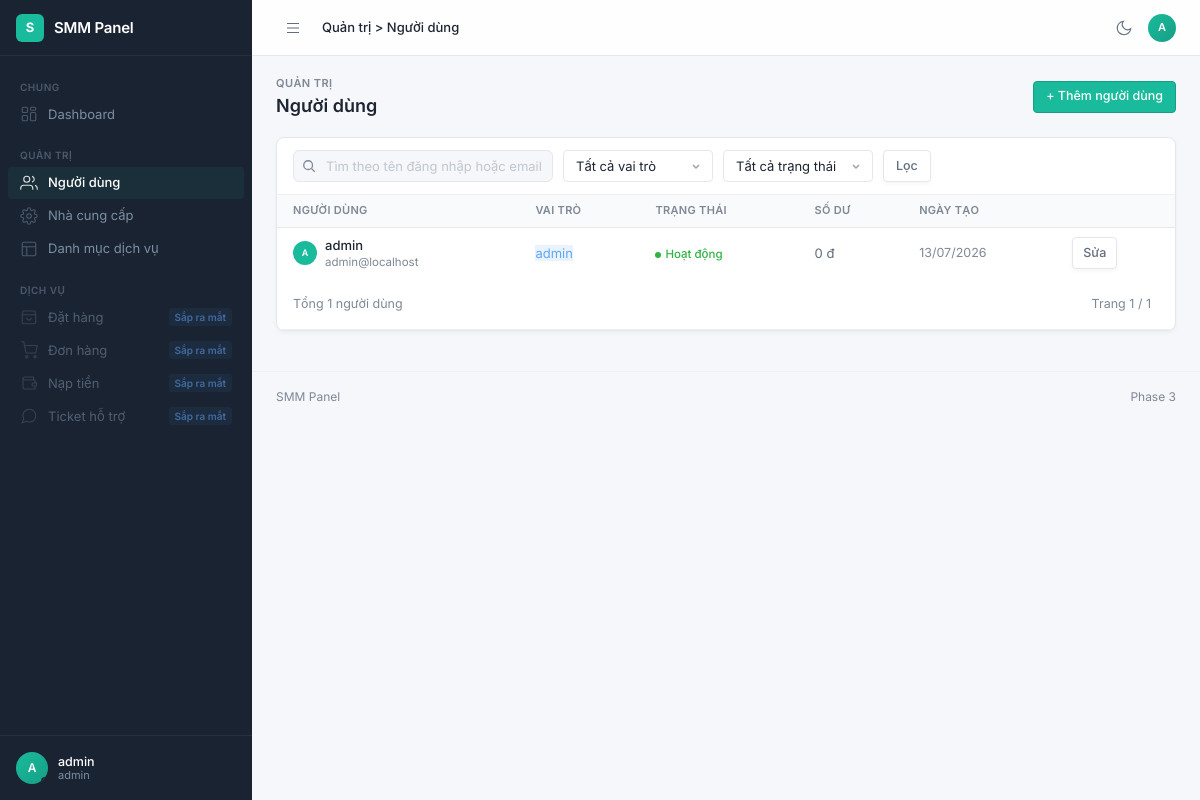
Page /admin/users (signed in) on the committed database.
### app/modules/auth/models.py (models this page shows)
class User(Base):
    __tablename__ = "users"
    __table_args__ = (
        Index("ix_users_username", "username", unique=True),
        Index("ix_users_email", "email", unique=True),
        Index("ix_users_role", "role"),
    )
    id: Mapped[int] = mapped_column(Integer, primary_key=True, autoincrement=True)
    username: Mapped[str] = mapped_column(String(50), nullable=False)
    email: Mapped[str] = mapped_column(String(255), nullable=False)
    password_hash: Mapped[str] = mapped_column(String(255), nullable=False)
    role: Mapped[UserRole] = mapped_column(Enum(UserRole), nullable=False, default=UserRole.CLIENT)
    balance: Mapped[float] = mapped_column(default=0.0, nullable=False)
    is_active: Mapped[bool] = mapped_column(Boolean, default=True, nullable=False)
    api_key: Mapped[str | None] = mapped_column(String(64), unique=True, nullable=True)
    created_at: Mapped[datetime] = mapped_column(DateTime(timezone=True), default=_utcnow, nullable=False)
    updated_at: Mapped[datetime] = mapped_column(
        DateTime(timezone=True), default=_utcnow, onupdate=_utcnow, nullable=False
    )
    remember_tokens: Mapped[list["RememberToken"]] = relationship(
        back_populates="user", cascade="all, delete-orphan"
    )

### app/modules/users/routes.py (the view)
@router.get("")
def list_users(
    request: Request,
    q: str = Query(default=""),
    role: str = Query(default=""),
    status_filter: str = Query(default="", alias="status"),
    page: int = Query(default=1, ge=1),
    current_user: User = Depends(require_admin),
    db: Session = Depends(get_db),
):
    service = UsersService(db)
    role = sanitize_role_filter(role)
    status_filter = sanitize_status_filter(status_filter)
    items, current_page, total_pages, total = service.list_users(q, role, status_filter, page)
    return templates.TemplateResponse(
        request,
        "users/list.html",
        {
            "user": current_user,
            "active_page": "users",
            "breadcrumb": "Quản trị > Người dùng",
            "items": items,
            "q": q,
            "role": role,
            "status_filter": status_filter,
            "page": current_page,
            "total_pages": total_pages,
            "total": total,
            "roles": list(UserRole),
            "error": request.query_params.get("error"),
        },
    )

### app/templates/users/list.html (shortened to what this page needs)
{% extends "layout_app.html" %}
{% block page_pretitle %}Quản trị{% endblock %}
{% block page_title %}Người dùng{% endblock %}
{% block page_actions %}
<a href="/admin/users/new" class="btn btn-primary">+ Thêm người dùng</a>
{% endblock %}
{% block page_content %}
<div class="card">
  <div class="card-header" style="gap:12px;flex-wrap:wrap">
    <form method="get" action="/admin/users" style="display:flex;gap:10px;flex-wrap:wrap;width:100%">
      <div class="search-box" style="width:260px">
        <svg class="s-icon" viewBox="0 0 16 16" fill="none" stroke="currentColor" stroke-width="1.5"><circle cx="7" cy="7" r="5"/><path d="M11 11l3.5 3.5"/></svg>
        <input type="text" name="q" value="{{ q }}" placeholder="Tìm theo tên đăng nhập hoặc email…" aria-label="Tìm kiếm">
      </div>
      <select class="form-control" name="role" style="width:150px;height:32px" aria-label="Lọc theo vai trò" onchange="this.form.submit()">
        <option value="">Tất cả vai trò</option>
      </select>
      <select class="form-control" name="status" style="width:150px;height:32px" aria-label="Lọc theo trạng thái" onchange="this.form.submit()">
        <option value="">Tất cả trạng thái</option>
      </select>
      <button type="submit" class="btn btn-outline">Lọc</button>
    </form>
  </div>
  <div class="card-body p-0">
    <div class="table-responsive">
      <table class="table">
        <thead>
          <tr>
            <th>Người dùng</th>
            <th>Vai trò</th>
            <th>Trạng thái</th>
            <th>Số dư</th>
            <th>Ngày tạo</th>
            <th data-orderable="false"></th>
          </tr>
        </thead>
        <tbody>
          {% for u in items %}
          <tr>
            <td>
              <div class="cell-customer">
                <div class="cell-avatar" style="background:var(--primary);color:white">{{ u.username[0]|upper }}</div>
                <div>
                  <div class="cell-strong">{{ u.username }}</div>
                  <div style="font-size:11.5px;color:var(--text-muted)">{{ u.email }}</div>
                </div>
              </div>
            </td>
            <td><span class="badge badge-blue">{{ u.role.value }}</span></td>
            <td>
              {% if u.is_active %}
              <span class="status status-green">Hoạt động</span>
              {% else %}
              <span class="status status-red">Vô hiệu hóa</span>
              {% endif %}
            </td>
            <td>{{ "{:,.0f}".format(u.balance) }} đ</td>
            <td style="font-size:12.5px;color:var(--text-muted)">{{ u.created_at.strftime("%d/%m/%Y") }}</td>
            <td style="white-space:nowrap">
              <a href="/admin/users/{{ u.id }}/edit" class="btn btn-outline" style="padding:4px 10px;font-size:12.5px">Sửa</a>
            </td>
          </tr>
          {% else %}
          <tr>
            <td colspan="6" style="text-align:center;color:var(--text-muted);padding:24px">Không tìm thấy người dùng nào.</td>
          </tr>
          {% endfor %}
        </tbody>
      </table>
    </div>
  </div>
  <div class="card-header" style="justify-content:space-between">
    <span style="font-size:12.5px;color:var(--text-muted)">Tổng {{ total }} người dùng</span>
    <div style="display:flex;gap:6px">
      <span style="font-size:12.5px;color:var(--text-muted);padding:4px 8px">Trang {{ page }} / {{ total_pages }}</span>
    </div>
  </div>
</div>
{% endblock %}

### app/templates/partials/sidebar.html (shortened to what this page needs)
{% set role = user.role.value %}
<aside class="sidebar" aria-label="Điều hướng chính">
  <div class="sidebar-brand">
    <div class="brand-icon">S</div>
    <div class="brand-name">SMM Panel</div>
  </div>
  <nav class="sidebar-nav">
    <div class="nav-group">
      <div class="nav-label">Chung</div>
      <a class="nav-link{% if active_page == 'dashboard' %} active{% endif %}" href="/dashboard"{% if active_page == 'dashboard' %} aria-current="page"{% endif %}>
        <span class="nav-text">Dashboard</span>
      </a>
    </div>
    {% if role == "admin" %}
    <div class="nav-group">
      <div class="nav-label">Quản trị</div>
      <a class="nav-link{% if active_page == 'users' %} active{% endif %}" href="/admin/users"{% if active_page == 'users' %} aria-current="page"{% endif %}>
        <svg class="icon" width="18" height="18" viewBox="0 0 24 24" fill="none" stroke="currentColor" stroke-width="1.5"><path d="M17 21v-2a4 4 0 00-4-4H5a4 4 0 00-4 4v2"/><circle cx="9" cy="7" r="4"/><path d="M23 21v-2a4 4 0 00-3-3.87"/><path d="M16 3.13a4 4 0 010 7.75"/></svg>
        <span class="nav-text">Người dùng</span>
      </a>
      <a class="nav-link{% if active_page == 'providers' %} active{% endif %}" href="/admin/providers"{% if active_page == 'providers' %} aria-current="page"{% endif %}>
        <span class="nav-text">Nhà cung cấp</span>
      </a>
      <a class="nav-link{% if active_page == 'services' %} active{% endif %}" href="/admin/services"{% if active_page == 'services' %} aria-current="page"{% endif %}>
        <svg class="icon" width="18" height="18" viewBox="0 0 24 24" fill="none" stroke="currentColor" stroke-width="1.5"><rect x="3" y="3" width="18" height="18" rx="2"/><path d="M3 9h18M9 21V9"/></svg>
        <span class="nav-text">Danh mục dịch vụ</span>
      </a>
    </div>
    {% endif %}
    <div class="nav-group">
      <div class="nav-label">Dịch vụ</div>
      <span class="nav-link is-disabled" title="Sắp ra mắt">
        <svg class="icon" width="18" height="18" viewBox="0 0 24 24" fill="none" stroke="currentColor" stroke-width="1.5"><path d="M3 9l1-5h16l1 5M3 9v10a2 2 0 002 2h14a2 2 0 002-2V9M3 9h18"/><path d="M9 13a3 3 0 006 0"/></svg>
        <span class="nav-text">Đặt hàng</span>
        <span class="badge badge-blue">Sắp ra mắt</span>
      </span>
      <span class="nav-link is-disabled" title="Sắp ra mắt">
        <svg class="icon" width="18" height="18" viewBox="0 0 24 24" fill="none" stroke="currentColor" stroke-width="1.5"><circle cx="9" cy="21" r="1.5"/><circle cx="20" cy="21" r="1.5"/><path d="M1 1h4l2.7 13.4a2 2 0 002 1.6h9.7a2 2 0 002-1.6L23 6H6"/></svg>
        <span class="nav-text">Đơn hàng</span>
        <span class="badge badge-blue">Sắp ra mắt</span>
      </span>
      <span class="nav-link is-disabled" title="Sắp ra mắt">
        <svg class="icon" width="18" height="18" viewBox="0 0 24 24" fill="none" stroke="currentColor" stroke-width="1.5"><path d="M20 12V8H6a2 2 0 010-4h12v4"/><path d="M4 6v12a2 2 0 002 2h14v-4"/><path d="M18 12a2 2 0 000 4h4v-4z"/></svg>
        <span class="nav-text">Nạp tiền</span>
        <span class="badge badge-blue">Sắp ra mắt</span>
      </span>
      <span class="nav-link is-disabled" title="Sắp ra mắt">
        <svg class="icon" width="18" height="18" viewBox="0 0 24 24" fill="none" stroke="currentColor" stroke-width="1.5"><path d="M21 11.5a8.38 8.38 0 01-.9 3.8 8.5 8.5 0 01-7.6 4.7 8.38 8.38 0 01-3.8-.9L3 21l1.9-5.7a8.38 8.38 0 01-.9-3.8 8.5 8.5 0 014.7-7.6 8.38 8.38 0 013.8-.9h.5a8.48 8.48 0 018 8v.5z"/></svg>
        <span class="nav-text">Ticket hỗ trợ</span>
        <span class="badge badge-blue">Sắp ra mắt</span>
      </span>
    </div>
  </nav>
  <div class="sidebar-footer">
    <div class="sidebar-user">
      <div class="avatar">{{ user.username[0]|upper }}<span class="online"></span></div>
      <div class="sidebar-user-info">
        <div class="name">{{ user.username }}</div>
        <div class="role">{{ role }}</div>
      </div>
    </div>
  </div>
</aside>

### app/templates/partials/topbar.html (shortened to what this page needs)
<header class="topbar">
  <div class="topbar-left">
    <button class="sidebar-toggle" type="button" aria-label="Đóng/mở menu" aria-controls="sidebar" aria-expanded="false">
      <svg width="20" height="20" viewBox="0 0 24 24" fill="none" stroke="currentColor" stroke-width="1.5" aria-hidden="true"><path d="M4 6h16M4 12h16M4 18h16"/></svg>
    </button>
    <nav class="breadcrumb" aria-label="Breadcrumb">
      <span class="current" aria-current="page">{{ breadcrumb|default("Home") }}</span>
    </nav>
  </div>
  <div class="topbar-right">
    <button class="tb-btn theme-toggle" type="button" title="Đổi giao diện sáng/tối" aria-label="Đổi giao diện sáng/tối" aria-pressed="false">
      <svg class="theme-icon-dark" width="18" height="18" viewBox="0 0 24 24" fill="none" stroke="currentColor" stroke-width="1.5" aria-hidden="true"><path d="M21 12.79A9 9 0 1 1 11.21 3 7 7 0 0 0 21 12.79z"/></svg>
    </button>
    <div class="simple-dropdown">
      <button class="tb-avatar" type="button" data-dropdown-toggle aria-label="Menu tài khoản" aria-haspopup="menu">
        {{ user.username[0]|upper }}
      </button>
    </div>
  </div>
</header>

### app/static/gentelella/css/panel-extra.css (style rules this page uses)
.simple-dropdown { position: relative; display: inline-block; }
.nav-link.is-disabled { cursor: not-allowed; opacity: 0.55; }

### rows in the picture
User: username "A", username "admin", email "admin@localhost", role.value "admin", balance "0", created_at "13/07/2026"

### other values in the picture
{{ role }} "admin"
{{ breadcrumb|default("Home") }} "Quản trị > Người dùng"
{{ total }} "1"
{{ page }} "1"
{{ total_pages }} "1"
{{ current_phase|default(3) }} "3"
